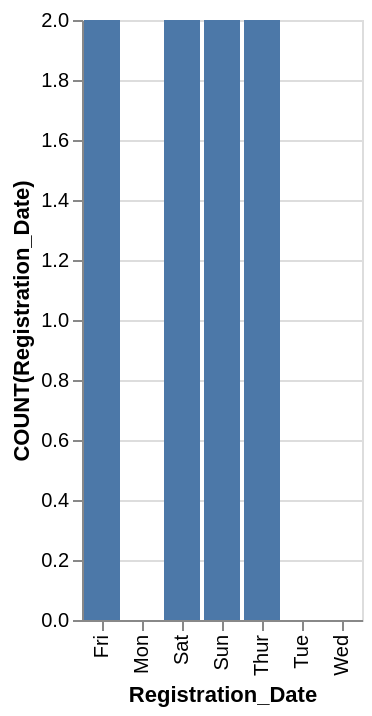

This figure's Vega-Lite source:
### Vega-Lite specification from a JSON file in a GitHub repository (floating-point values rounded to 4 significant figures)
{"data": {"values": [{"x_data": "Mon", "y_data": 0}, {"x_data": "Tue", "y_data": 0}, {"x_data": "Wed", "y_data": 0}, {"x_data": "Thur", "y_data": 2}, {"x_data": "Fri", "y_data": 2}, {"x_data": "Sat", "y_data": 2}, {"x_data": "Sun", "y_data": 2}]}, "mark": "bar", "encoding": {"x": {"field": "x_data", "type": "nominal", "title": "Registration_Date", "sort": "ascending"}, "y": {"field": "y_data", "type": "quantitative", "title": "COUNT(Registration_Date)"}}}
